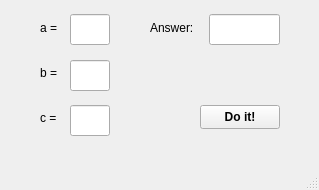
<?xml version="1.0" encoding="UTF-8"?>
<ui version="4.0">
 <class>MainWindow</class>
 <widget class="QMainWindow" name="MainWindow">
  <property name="geometry">
   <rect>
    <x>0</x>
    <y>0</y>
    <width>319</width>
    <height>190</height>
   </rect>
  </property>
  <property name="windowTitle">
   <string>Number Translation</string>
  </property>
  <widget class="QWidget" name="centralwidget">
   <widget class="QLineEdit" name="line_answ">
    <property name="geometry">
     <rect>
      <x>209</x>
      <y>14</y>
      <width>71</width>
      <height>31</height>
     </rect>
    </property>
   </widget>
   <widget class="QLabel" name="label_2">
    <property name="geometry">
     <rect>
      <x>150</x>
      <y>20</y>
      <width>49</width>
      <height>16</height>
     </rect>
    </property>
    <property name="text">
     <string>Answer:</string>
    </property>
   </widget>
   <widget class="QPushButton" name="pushButton">
    <property name="geometry">
     <rect>
      <x>200</x>
      <y>105</y>
      <width>80</width>
      <height>24</height>
     </rect>
    </property>
    <property name="font">
     <font>
      <bold>true</bold>
     </font>
    </property>
    <property name="text">
     <string>Do it!</string>
    </property>
   </widget>
   <widget class="QLineEdit" name="line_a">
    <property name="geometry">
     <rect>
      <x>70</x>
      <y>14</y>
      <width>40</width>
      <height>31</height>
     </rect>
    </property>
   </widget>
   <widget class="QLineEdit" name="line_b">
    <property name="geometry">
     <rect>
      <x>70</x>
      <y>60</y>
      <width>40</width>
      <height>31</height>
     </rect>
    </property>
   </widget>
   <widget class="QLineEdit" name="line_c">
    <property name="geometry">
     <rect>
      <x>70</x>
      <y>105</y>
      <width>40</width>
      <height>31</height>
     </rect>
    </property>
   </widget>
   <widget class="QLabel" name="label">
    <property name="geometry">
     <rect>
      <x>40</x>
      <y>20</y>
      <width>21</width>
      <height>16</height>
     </rect>
    </property>
    <property name="text">
     <string>a = </string>
    </property>
   </widget>
   <widget class="QLabel" name="label_3">
    <property name="geometry">
     <rect>
      <x>40</x>
      <y>65</y>
      <width>21</width>
      <height>16</height>
     </rect>
    </property>
    <property name="text">
     <string>b =</string>
    </property>
   </widget>
   <widget class="QLabel" name="label_4">
    <property name="geometry">
     <rect>
      <x>40</x>
      <y>110</y>
      <width>21</width>
      <height>16</height>
     </rect>
    </property>
    <property name="text">
     <string>c =</string>
    </property>
   </widget>
  </widget>
  <widget class="QMenuBar" name="menubar">
   <property name="geometry">
    <rect>
     <x>0</x>
     <y>0</y>
     <width>319</width>
     <height>21</height>
    </rect>
   </property>
  </widget>
  <widget class="QStatusBar" name="statusbar"/>
 </widget>
 <resources/>
 <connections/>
</ui>
